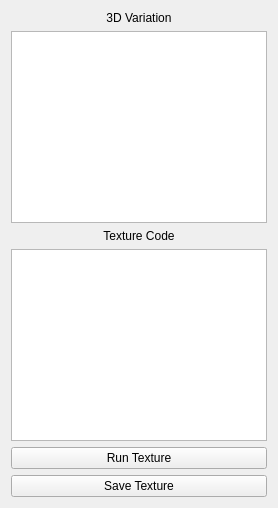
             <widget class="QWidget" name="panelVariations" native="true">
              <property name="sizePolicy">
               <sizepolicy hsizetype="Preferred" vsizetype="Preferred">
                <horstretch>0</horstretch>
                <verstretch>0</verstretch>
               </sizepolicy>
              </property>
              <property name="maximumSize">
               <size>
                <width>16777215</width>
                <height>16777215</height>
               </size>
              </property>
              <layout class="QVBoxLayout" name="verticalLayout_26" stretch="0,4,0,4,0,0">
               <item>
                <widget class="QLabel" name="lbl3DTexture">
                 <property name="sizePolicy">
                  <sizepolicy hsizetype="Preferred" vsizetype="Preferred">
                   <horstretch>0</horstretch>
                   <verstretch>0</verstretch>
                  </sizepolicy>
                 </property>
                 <property name="maximumSize">
                  <size>
                   <width>16777215</width>
                   <height>16777215</height>
                  </size>
                 </property>
                 <property name="text">
                  <string>3D Variation</string>
                 </property>
                 <property name="alignment">
                  <set>Qt::AlignmentFlag::AlignCenter</set>
                 </property>
                </widget>
               </item>
               <item>
                <widget class="QPlainTextEdit" name="lineVariations">
                 <property name="sizePolicy">
                  <sizepolicy hsizetype="Expanding" vsizetype="Preferred">
                   <horstretch>0</horstretch>
                   <verstretch>0</verstretch>
                  </sizepolicy>
                 </property>
                 <property name="maximumSize">
                  <size>
                   <width>16777215</width>
                   <height>16777215</height>
                  </size>
                 </property>
                </widget>
               </item>
               <item>
                <widget class="QLabel" name="lbl2DTexture">
                 <property name="sizePolicy">
                  <sizepolicy hsizetype="Preferred" vsizetype="Preferred">
                   <horstretch>0</horstretch>
                   <verstretch>0</verstretch>
                  </sizepolicy>
                 </property>
                 <property name="maximumSize">
                  <size>
                   <width>16777215</width>
                   <height>16777215</height>
                  </size>
                 </property>
                 <property name="text">
                  <string>Texture Code</string>
                 </property>
                 <property name="alignment">
                  <set>Qt::AlignmentFlag::AlignCenter</set>
                 </property>
                </widget>
               </item>
               <item>
                <widget class="QPlainTextEdit" name="lineTexture">
                 <property name="sizePolicy">
                  <sizepolicy hsizetype="Expanding" vsizetype="Preferred">
                   <horstretch>0</horstretch>
                   <verstretch>0</verstretch>
                  </sizepolicy>
                 </property>
                 <property name="maximumSize">
                  <size>
                   <width>16777215</width>
                   <height>16777215</height>
                  </size>
                 </property>
                </widget>
               </item>
               <item>
                <widget class="QPushButton" name="btnTextureCode">
                 <property name="sizePolicy">
                  <sizepolicy hsizetype="Minimum" vsizetype="Preferred">
                   <horstretch>0</horstretch>
                   <verstretch>0</verstretch>
                  </sizepolicy>
                 </property>
                 <property name="maximumSize">
                  <size>
                   <width>16777215</width>
                   <height>16777215</height>
                  </size>
                 </property>
                 <property name="text">
                  <string>Run Texture</string>
                 </property>
                </widget>
               </item>
               <item>
                <widget class="QPushButton" name="btnSave">
                 <property name="text">
                  <string>Save Texture</string>
                 </property>
                </widget>
               </item>
              </layout>
             </widget>
